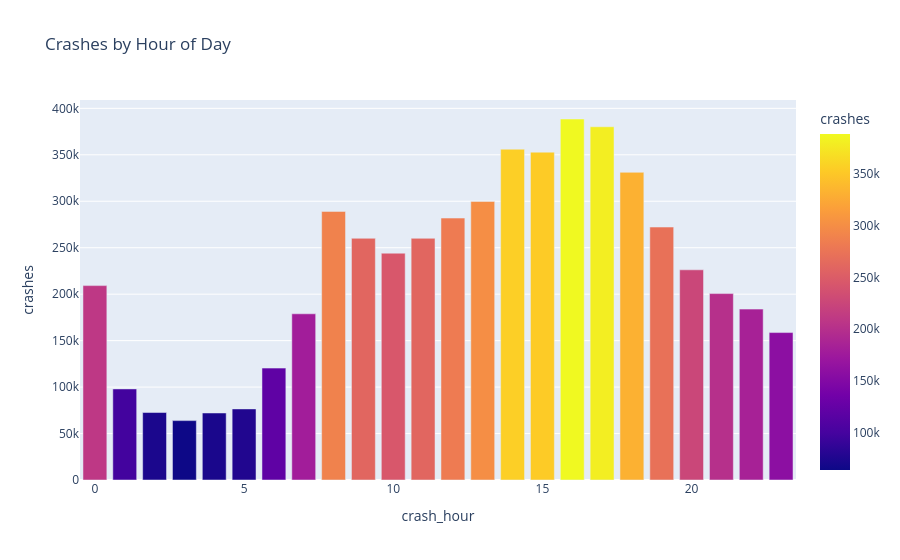

The notebook cell this image was saved under:
### Markdown cell above
### Research Question 2: What are the peak hours for motor vehicle collisions?

**Hypothesis:** Rush hours (8-9 AM and 5-6 PM) will show the highest crash frequencies due to increased traffic volume and congestion.

### Code cell
# 2.2 Hourly Trend
print("Analyzing hourly crash patterns...")
query_hour = """
    SELECT crash_hour, COUNT(*) as crashes 
    FROM crashes 
    WHERE crash_hour IS NOT NULL
    GROUP BY 1 
    ORDER BY 1
"""
df_hour = con.execute(query_hour).df()

fig_hour = px.bar(df_hour, x='crash_hour', y='crashes', 
                  title='Crashes by Hour of Day',
                  color='crashes')
fig_hour.show()

peak_hour = df_hour.loc[df_hour['crashes'].idxmax()]
print(f"**Interpretation:** Peak crash hour is {int(peak_hour['crash_hour'])}:00 with {peak_hour['crashes']:,.0f} crashes. "
      f"Evening rush hours show elevated crash rates, likely due to driver fatigue combined with high traffic volume.")

### Figure 1 — Plotly figure (JSON) as saved in the notebook; plotly's stock layout.template omitted (floating-point values rounded to 4 significant figures)
{"data": [{"hovertemplate": "crash_hour=%{x}<br>crashes=%{marker.color}<extra></extra>", "legendgroup": "", "marker": {"color": [209214, 98021, 72632, 63913, 72117, 76502, 120420, 178880, 289070, 260148, 244127, 260144, 281913, 299852, 356056, 352856, 388540, 380163, 331175, 272235, 226214, 200634, 183918, 158672], "coloraxis": "coloraxis", "pattern": {"shape": ""}}, "name": "", "orientation": "v", "showlegend": false, "textposition": "auto", "type": "bar", "x": [0, 1, 2, 3, 4, 5, 6, 7, 8, 9, 10, 11, 12, 13, 14, 15, 16, 17, 18, 19, 20, 21, 22, 23], "xaxis": "x", "y": [209214, 98021, 72632, 63913, 72117, 76502, 120420, 178880, 289070, 260148, 244127, 260144, 281913, 299852, 356056, 352856, 388540, 380163, 331175, 272235, 226214, 200634, 183918, 158672], "yaxis": "y"}], "layout": {"barmode": "relative", "coloraxis": {"colorbar": {"title": {"text": "crashes"}}, "colorscale": [[0, "#0d0887"], [0.1111, "#46039f"], [0.2222, "#7201a8"], [0.3333, "#9c179e"], [0.4444, "#bd3786"], [0.5556, "#d8576b"], [0.6667, "#ed7953"], [0.7778, "#fb9f3a"], [0.8889, "#fdca26"], [1, "#f0f921"]]}, "legend": {"tracegroupgap": 0}, "title": {"text": "Crashes by Hour of Day"}, "xaxis": {"anchor": "y", "domain": [0, 1], "title": {"text": "crash_hour"}}, "yaxis": {"anchor": "x", "domain": [0, 1], "title": {"text": "crashes"}}}}
